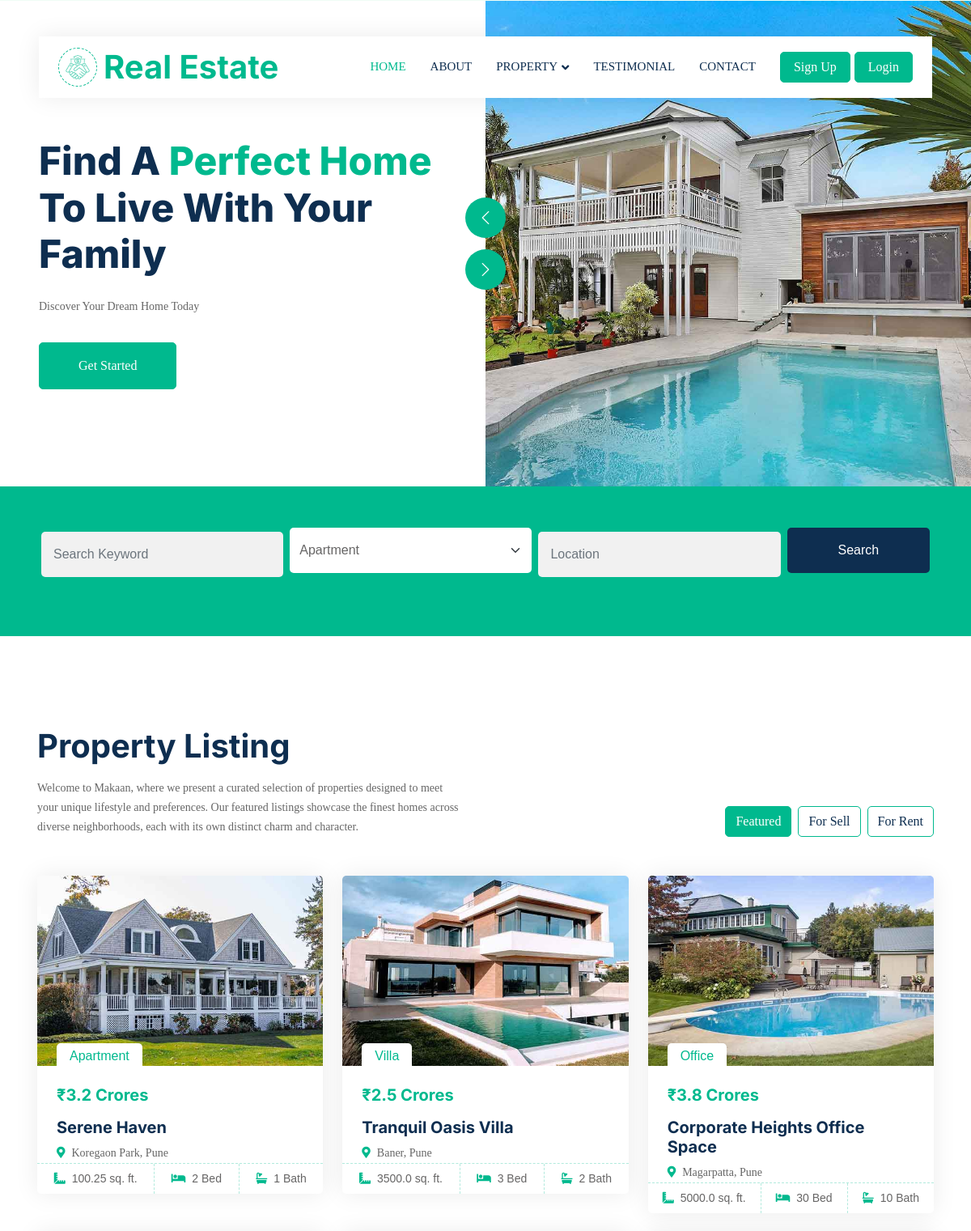
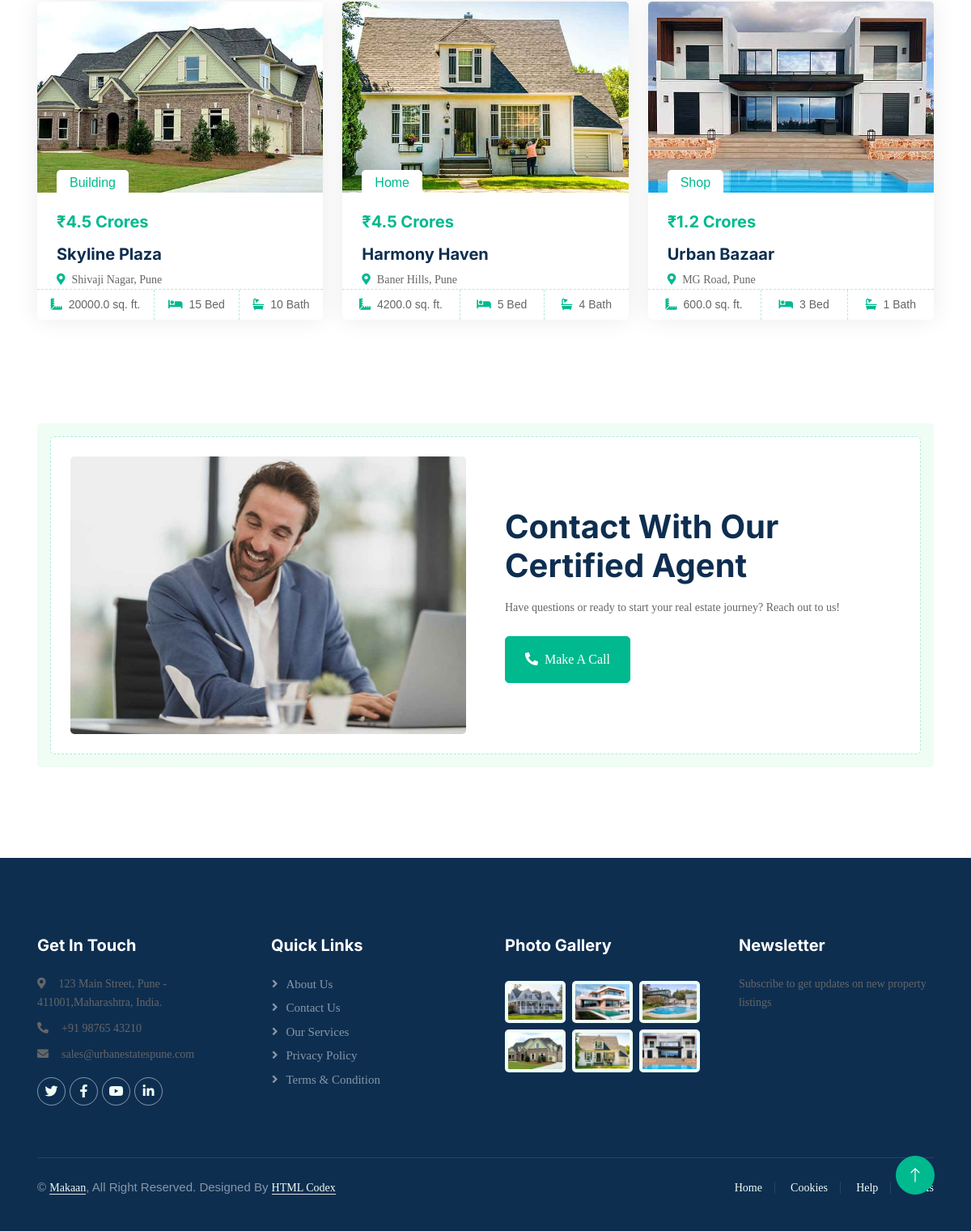
Page /property-list on the committed database (2 pictures, top to bottom).
### makaan/models.py (models this page shows, shortened)
class Properties(models.Model):
    title = models.CharField(max_length=50)
    description = models.TextField()
    types_list = [
        ('apartment', 'Apartment'),
        ('villa', 'Villa'),
        ('home', 'Home'),
        ('office', 'Office'),
        ('building', 'Building'),
        ('townhose', 'Townhouse'),
        ('shop', 'Shop'),
        ('garage', 'Garage'),
        ]
    property_type = models.CharField(max_length=50, choices=types_list)
    status_list = [('featured', 'Featured'), ('on_sale', 'On Sale'), ('on_rent', 'On Rent')]
    property_status = models.CharField(max_length=50, choices=status_list)
    location = models.CharField(max_length=100)
    bedrooms = models.IntegerField()
    bathrooms = models.IntegerField()
    floors = models.IntegerField()
    garages = models.IntegerField()
    area = models.FloatField()
    price= models.FloatField()
    map_link = models.CharField(max_length = 500)
    address= models.CharField(max_length = 500)
    image = models.ImageField(upload_to='property_img')

### makaan/views.py (the view)
# urls.py: path('property-list',views.property_list, name="property_list" ),
def property_list(request):
    properties = Properties.objects.all()
    return render(request,'property-list.html',{"properties":properties})

### templates/property-list.html (shortened to what this page needs)
{% extends "base.html" %}
{% load static %}
{% block mainblock %}
<div class="container-fluid bg-primary mb-5 wow fadeIn" data-wow-delay="0.1s" style="padding: 35px;">
    <div class="container">
        <form action="/property-search" method="post">
        <div class="row g-2">
            <div class="col-md-10">
                <div class="row g-2">
                    <div class="col-md-4">
                        <input type="text" class="form-control border-0 py-3" placeholder="Search Keyword" name='keyword' required>
                    </div>
                    <div class="col-md-4">
                        <select class="form-select border-0 py-3" name='type'>
                            <option value="apartment" selected>Apartment</option>
                        </select>
                    </div>
                    <div class="col-md-4">
                        <input type="text" class="form-control border-0 py-3" placeholder="Location" name='location'>
                    </div>
                </div>
            </div>
            <div class="col-md-2">
                <input class="btn btn-dark border-0 w-100 py-3" type="submit" value="Search">
            </div>
        </div>
        </form>
    </div>
</div>
        <div class="container-xxl py-5">
            <div class="container">
                <div class="row g-0 gx-5 align-items-end">
                    <div class="col-lg-6">
                        <div class="text-start mx-auto mb-5 wow slideInLeft" data-wow-delay="0.1s">
                            <h1 class="mb-3">Property Listing</h1>
                            <p>Welcome to Makaan, where we present a curated selection of properties designed to meet your unique lifestyle and preferences. Our featured listings showcase the finest homes across diverse neighborhoods, each with its own distinct charm and character.</p>
                        </div>
                    </div>
                    <div class="col-lg-6 text-start text-lg-end wow slideInRight" data-wow-delay="0.1s">
                        <ul class="nav nav-pills d-inline-flex justify-content-end mb-5">
                            <li class="nav-item me-2">
                                <a class="btn btn-outline-primary active" data-bs-toggle="pill" href="#tab-1">Featured</a>
                            </li>
                            <li class="nav-item me-2">
                                <a class="btn btn-outline-primary" data-bs-toggle="pill" href="#tab-2">For Sell</a>
                            </li>
                            <li class="nav-item me-0">
                                <a class="btn btn-outline-primary" data-bs-toggle="pill" href="#tab-3">For Rent</a>
                            </li>
                        </ul>
                    </div>
                </div>
                <div class="tab-content">
                    <div id="tab-1" class="tab-pane fade show p-0 active">
                        <div class="row g-4">
                            {% for property in properties %}
                            {% if property.property_status == 'featured' %}
                            <div class="col-lg-4 col-md-6 wow fadeInUp" data-wow-delay="0.{{forloop.counter}}s">
                                <div class="property-item rounded overflow-hidden">
                                    <div class="position-relative overflow-hidden">
                                        <a href="/view-property/{{property.id}}"><img class="img-fluid" src="{{property.image.url}}" alt=""></a>
                                        <div class="bg-white rounded-top text-primary position-absolute start-0 bottom-0 mx-4 pt-1 px-3">{{property.get_property_type_display}}</div>
                                    </div>
                                    <div class="p-4 pb-0">
                                        <h5 class="text-primary mb-3">₹{{property.price}} Crores</h5>
                                        <a class="d-block h5 mb-2" href="/view-property/{{property.id}}">{{property.title}}</a>
                                        <p><i class="fa fa-map-marker-alt text-primary me-2"></i>{{property.location}}</p>
                                    </div>
                                    <div class="d-flex border-top">
                                        <small class="flex-fill text-center border-end py-2"><i class="fa fa-ruler-combined text-primary me-2"></i>{{property.area}} sq. ft.</small>
                                        <small class="flex-fill text-center border-end py-2"><i class="fa fa-bed text-primary me-2"></i>{{property.bedrooms}} Bed</small>
                                        <small class="flex-fill text-center py-2"><i class="fa fa-bath text-primary me-2"></i>{{property.bathrooms}} Bath</small>
                                    </div>
                                </div>
                            </div>
                            {% endif %}
                            {% endfor %}
                        </div>
                    </div>
                </div>
            </div>
        </div>
        <div class="container-xxl py-5">
            <div class="container">
                <div class="bg-light rounded p-3">
                    <div class="bg-white rounded p-4" style="border: 1px dashed rgba(0, 185, 142, .3)">
                        <div class="row g-5 align-items-center">
                            <div class="col-lg-6 wow fadeIn" data-wow-delay="0.1s">
                                <img class="img-fluid rounded w-100" src="{% static 'img/call-to-action.jpg' %}" alt="">
                            </div>
                            <div class="col-lg-6 wow fadeIn" data-wow-delay="0.5s">
                                <div class="mb-4">
                                    <h1 class="mb-3">Contact With Our Certified Agent</h1>
                                    <p>Have questions or ready to start your real estate journey? Reach out to us!</p>
                                </div>
                                <a href="/contact" class="btn btn-primary py-3 px-4 me-2"><i class="fa fa-phone-alt me-2"></i>Make A Call</a>
                            </div>
                        </div>
                    </div>
                </div>
            </div>
        </div>
{% endblock mainblock %}

### static/css/style.css (style rules this page uses)
:root { --primary: #00B98E; --secondary: #FF6922; --light: #EFFDF5; --dark: #0E2E50; }
.btn { transition: .5s; }
.btn.btn-primary, .btn.btn-secondary { color: #FFFFFF; }
.nav-pills .nav-item .btn { color: var(--dark); }
.nav-pills .nav-item .btn:hover, .nav-pills .nav-item .btn.active { color: #FFFFFF; }
.property-item { box-shadow: 0 0 30px rgba(0, 0, 0, .08); }
.property-item img { transition: .5s; }
.property-item .border-top { border-top: 1px dashed rgba(0, 185, 142, .3) !important; }
.property-item .border-end { border-right: 1px dashed rgba(0, 185, 142, .3) !important; }
* { margin: 0px; padding: 0px; box-sizing: border-box; }
body, html { height: 100%; font-family: Poppins-Regular, sans-serif; }
a { font-family: Poppins-Regular; font-size: 14px; line-height: 1.7; color: #666666; margin: 0px; transition: all 0.4s; -webkit-transition: all 0.4s; -o-transition: all 0.4s; -moz-transition: all 0.4s; }
h1,h2,h3,h4,h5,h6 { margin: 0px; }
p { font-family: Poppins-Regular; font-size: 14px; line-height: 1.7; color: #666666; margin: 0px; }
ul, li { margin: 0px; list-style-type: none; }
input { outline: none; border: none; }
input[type=text], input[type=password] { width: 100%; padding: 15px; margin: 5px 0 22px 0; display: inline-block; border: none; background: #f1f1f1; }
.container { padding: 16px; }

### rows in the picture
Properties: image (picture), property_type "Apartment", price "3.2", title "Serene Haven", location "Koregaon Park, Pune", area "100.25", bedrooms "2", bathrooms "1"
Properties: image (picture), property_type "Villa", price "2.5", title "Tranquil Oasis Villa", location "Baner, Pune", area "3500.0", bedrooms "3", bathrooms "2"
Properties: image (picture), property_type "Office", price "3.8", title "Corporate Heights Office Space", location "Magarpatta, Pune", area "5000.0", bedrooms "30", bathrooms "10"
Properties: image (picture), property_type "Building", price "4.5", title "Skyline Plaza", location "Shivaji Nagar, Pune", area "20000.0", bedrooms "15", bathrooms "10"
Properties: image (picture), property_type "Home", price "4.5", title "Harmony Haven", location "Baner Hills, Pune", area "4200.0", bedrooms "5", bathrooms "4"
Properties: image (picture), property_type "Shop", price "1.2", title "Urban Bazaar", location "MG Road, Pune", area "600.0", bedrooms "3", bathrooms "1"
